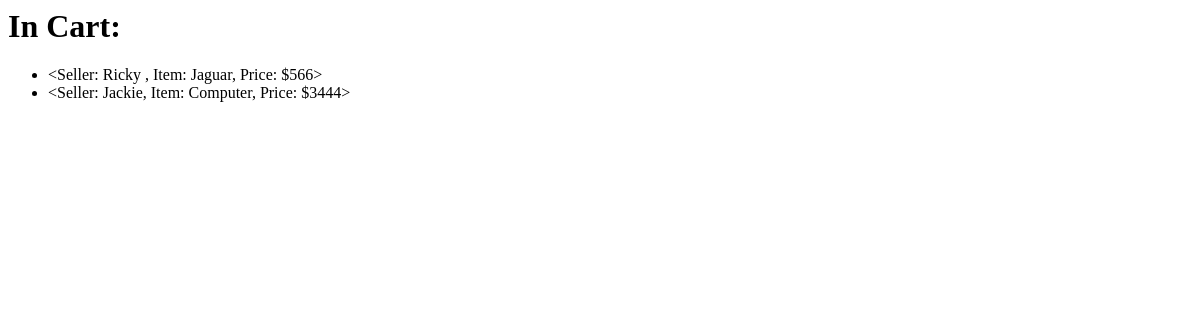
Before: /cart/ with the older database file.
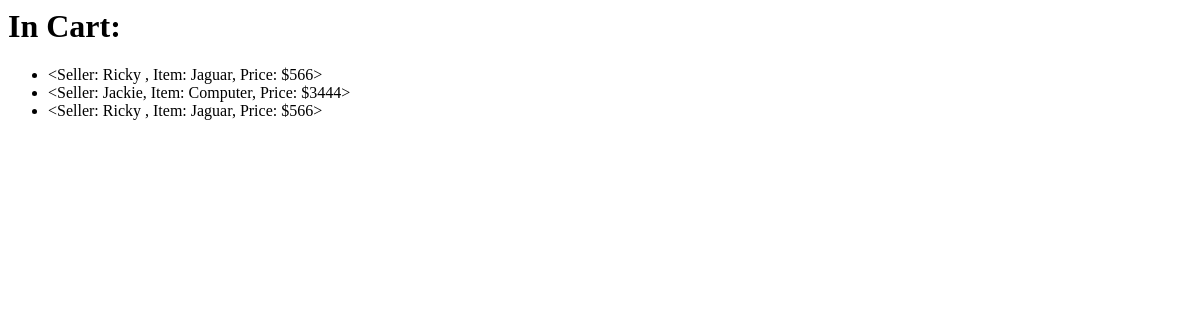
After: the same page with the newer database file.
### app/models.py (models this page shows)
class CartItem(db.Model):
    id = db.Column(db.Integer, primary_key=True)
    itemname = db.Column(db.String(256))
    seller = db.Column(db.String(64), db.ForeignKey('user.username'))
    price = db.Column(db.Integer)
    def __repr__(self):
        return f'''<Seller: {self.seller}, Item: {self.itemname},
                    Price: ${self.price}>'''

### app/routes.py (the view)
@myapp_obj.route('/cart/')
def cart():
    return render_template('cart.html', cart=CartItem.query.all())

### app/templates/cart.html
<html>
	<head>
	</head>
	<body>
		<h1> In Cart: </h1>
		{% if cart %}
		<ul>
		{% for item in cart %}
		<li>
			{{ item }}
		</li>
		{% endfor %}
		</ul>
		{% endif %}
	</body>
</html>

Changed rows visible on the page:
added CartItem: seller+itemname+price "<Seller: Ricky , Item: Jaguar, Price: $566>"
